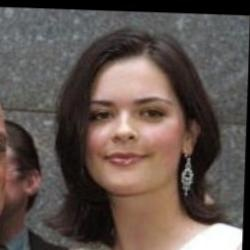
#> input picture 162.jpg, 250 x 250 px, found by its file name
$ python selective_search.py
#> lines starting #> are read from the running program, lines starting #| are printed output that depends on the picture
import cv2
import numpy as np
import skimage.segmentation
import random
import skimage.feature


# Selective Search algorithm

# step 1: calculate the first fel_segment region
# step 2: calculate the neighbour couple
# step 3: calculate the similarity dictionary
# step 4: merge regions and calculate the second merged region
# step 5: obtain e target candidate regions by secondary screening


def intersect(a, b):
    if (a["min_x"] < b["min_x"] < a["max_x"] and a["min_y"] < b["min_y"] < a["max_y"]) or \
            (a["min_x"] < b["max_x"] < a["max_x"] and a["min_y"] < b["max_y"] < a["max_y"]) or \
            (a["min_x"] < b["min_x"] < a["max_x"] and a["min_y"] < b["max_y"] < a["max_y"]) or \
            (a["min_x"] < b["max_x"] < a["max_x"] and a["min_y"] < b["min_y"] < a["max_y"]):
        return True
    return False


def calc_similarity(r1, r2, size):

    sim1 = 0
    sim2 = 0
    for a, b in zip(r1["hist_c"], r2["hist_c"]):
        sim1 = sim1 + min(a, b)
    for a, b in zip(r1["hist_t"], r2["hist_t"]):
        sim2 = sim2 + min(a, b)
    sim3 = 1.0 - (r1["size"] + r2["size"]) / size
    rect_size = (max(r1["max_x"], r2["max_x"]) - min(r1["min_x"], r2["min_x"])) * \
             (max(r1["max_y"], r2["max_y"]) - min(r1["min_y"], r2["min_y"]))
    sim4 = 1.0 - (rect_size - r1["size"] - r2["size"]) / size
    similarity = sim1 + sim2 + sim3 + sim4

    return similarity


def merge_region(r1, r2, t):
    new_size = r1["size"] + r2["size"]
    r_new = {
        "min_x": min(r1["min_x"], r2["min_x"]),
        "min_y": min(r1["min_y"], r2["min_y"]),
        "max_x": max(r1["max_x"], r2["max_x"]),
        "max_y": max(r1["max_y"], r2["max_y"]),
        "size": new_size,
        "hist_c": (
            r1["hist_c"] * r1["size"] + r2["hist_c"] * r2["size"]) / new_size,
        "hist_t": (
            r1["hist_t"] * r1["size"] + r2["hist_t"] * r2["size"]) / new_size,
        "labels": t
    }
    return r_new


# Step 1: Calculate the different categories segmented by felzenszwalb algorithm

def first_calc_fel_category(image, scale, sigma, min_size):

    fel_mask = skimage.segmentation.felzenszwalb(image, scale=scale, sigma=sigma, min_size=min_size)
    print('The picture has been segmented in these categories : ', np.max(fel_mask))   # 0-694 categories

    gray_image = cv2.cvtColor(image, cv2.COLOR_BGR2GRAY)    # (250, 250)
    texture_img = skimage.feature.local_binary_pattern(gray_image, 8, 1.0)    # (250, 250)

    # [16 lines of commented-out code are left out]

    img_append = np.zeros((fel_mask.shape[0], fel_mask.shape[1], 4))  # (250, 250, 4)
    img_append[:, :, 0:3] = image
    img_append[:, :, 3] = fel_mask

    region = {}

    # calc the min_x、in_y、max_x、max_y、label in every category
    for y, i in enumerate(img_append):
        for x, (r, g, b, l) in enumerate(i):
            if l not in region:
                region[l] = {"min_x": 0xffff, "min_y": 0xffff, "max_x": 0, "max_y": 0, "labels": l}
            if region[l]["min_x"] > x:
                region[l]["min_x"] = x
            if region[l]["min_y"] > y:
                region[l]["min_y"] = y
            if region[l]["max_x"] < x:
                region[l]["max_x"] = x
            if region[l]["max_y"] < y:
                region[l]["max_y"] = y

    for k, v in list(region.items()):

        # calc the size feature in every category
        masked_color = image[:, :, :][img_append[:, :, 3] == k]
        region[k]["size"] = len(masked_color)

        # calc the color feature in every category
        color_bin = 6
        color_hist = np.array([])

        for colour_channel in (0, 1, 2):
           c = masked_color[:, colour_channel]
           color_hist = np.concatenate([color_hist] + [np.histogram(c, color_bin, (0.0, 255.0))[0]])

        color_hist = color_hist / sum(color_hist)
        region[k]["hist_c"] = color_hist

        # calc the texture feature in every category
        texture_bin = 10
        masked_texture = texture_img[:, :][img_append[:, :, 3] == k]
        texture_hist = np.histogram(masked_texture, texture_bin, (0.0, 255.0))[0]
        texture_hist = texture_hist / sum(texture_hist)
        region[k]["hist_t"] = texture_hist

    return region


# Step 2: Calculate the neighbour couple in the first fel_segment region

def calc_neighbour_couple(region):
    r = list(region.items())
    couples = []

    for cur, a in enumerate(r[:-1]):
        for b in r[cur + 1:]:
            if intersect(a[1], b[1]):
                couples.append((a, b))

    return couples


# Step 3: Calculate the sim_dictionary in the neighbour couple

def calc_sim_dictionary(couple, total_size):

    sim_dictionary = {}

    for (ai, ar), (bi, br) in couple:
        sim_dictionary[(ai, bi)] = calc_similarity(ar, br, total_size)

    return sim_dictionary


# step 4: merge the small regions and calculate the second merged region

def second_calc_merge_category(sim_dictionary, region,  total_size):

    while sim_dictionary != {}:
        i, j = sorted(sim_dictionary.items(), key=lambda i: i[1])[-1][0]
        t = max(region.keys()) + 1.0

        region[t] = merge_region(region[i], region[j], t)
        key_to_delete = []
        for k, v in list(sim_dictionary.items()):
            if (i in k) or (j in k):
                key_to_delete.append(k)
        for k in key_to_delete:
            del sim_dictionary[k]

        for k in [a for a in key_to_delete if a != (i, j)]:
            n = k[1] if k[0] in (i, j) else k[0]
            sim_dictionary[(t, n)] = calc_similarity(region[t], region[n], total_size)

    return region


# step 5: obtain the target candidate regions by secondary screening

def calc_candidate_box(second_region, total_size):
    category = []
    for k, r in list(second_region.items()):
        category.append({'rect': (r['min_x'], r['min_y'], r['max_x'], r['max_y']), 'size': r['size']})

    candidate_box = set()
    for r in category:
        if r['rect'] in candidate_box:
            continue

        if r['size'] > total_size / 4:
            continue

        if r['size'] < total_size / 36:
            continue

        x1, y1, x2, y2 = r['rect']

        if (x2-x1) == 0 or (y2-y1) == 0:
            continue

        if (y2-y1) / (x2-x1) > 1.5 or (x2-x1) / (y2-y1) > 1.5:
            continue

        candidate_box.add(r['rect'])

    return candidate_box


img = cv2.imread('/home/archer/CODE/PF/162.jpg')
#> img is the input picture: shape (250, 250, 3); mean B, G, R 78.4, 84, 96.7
total_size = img.shape[0] * img.shape[1]
#> total_size = 62500
print('The shape of the image is : ', img.shape)    # (250, 250, 3)
#| The shape of the image is :  (250, 250, 3)

first_region = first_calc_fel_category(img, scale=20, sigma=0.9, min_size=10)
#> in first_calc_fel_category, `fel_mask = skimage.segmentation.felzenszwalb(image, scale=scale, sigma..`:
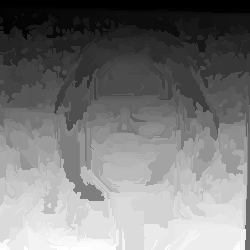
#> fel_mask: shape (250, 250) int64; min 0, max 914, mean 439.8; drawn with min black and max white
#| The picture has been segmented in these categories :  914
#> in first_calc_fel_category, `gray_image = cv2.cvtColor(image, cv2.COLOR_BGR2GRAY)`:
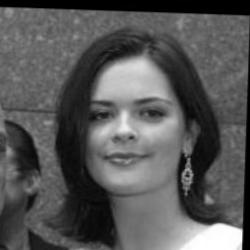
#> gray_image: shape (250, 250); min 0, max 255, mean 87.2
#> in first_calc_fel_category, `texture_img = skimage.feature.local_binary_pattern(gray_image, 8, 1.0)`:
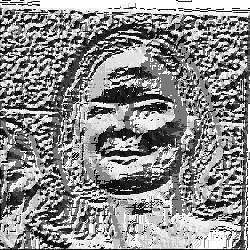
#> texture_img: shape (250, 250) float64; min 0, max 255, mean 140.1
#> in first_calc_fel_category, `img_append[:, :, 3] = fel_mask`:
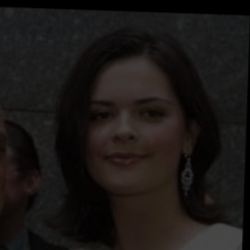
#> img_append: shape (250, 250, 4) float64; mean B, G, R, A 78.4, 84, 96.7, 439.8; drawn with min black and max white
#> after the loop in first_calc_fel_category, `for y, i in enumerate(img_append):`: region = 915 items
#> the loop in first_calc_fel_category, `for k, v in list(region.items()):` made 915 passes
#> texture_hist on passes 1 to 3: [78, 6, 1, 1, 5, 1, 1, 2, 6, 131], [9, 4, 0, 1, 0, 0, 0, 2, 1, 1525], [0.0968, 0.419, 0, 0, 0.0323, 0, 0, 0, 0.0323, 0.419]
#> first_region = 915 items
print('first segment categories: ', len(first_region))
#| first segment categories:  915

neighbour_couple = calc_neighbour_couple(first_region)
#> after the loop in calc_neighbour_couple, `for cur, a in enumerate(r[:-1]):`: couples = 2429 items
#> neighbour_couple = 2429 items
print('first neighbour_couple : ', len(neighbour_couple))
#| first neighbour_couple :  2429

sim_dictionary = calc_sim_dictionary(neighbour_couple, total_size)
#> the loop in calc_sim_dictionary, `for (ai, ar), (bi, br) in couple:` made 2429 passes
#> (ai, bi, sim3 in calc_similarity, rect_size in calc_similarity, sim4 in calc_similarity, similarity in calc_similarity) on passes 1 to 3: (1, 2, 0.975, 2080, 0.992, 3.4), (1, 3, 0.973, 2080, 0.993, 3.67), (1, 6, 0.974, 2170, 0.992, 3.95)
#> sim_dictionary = 2429 items

second_region = second_calc_merge_category(sim_dictionary, first_region, total_size)
#> the loop in second_calc_merge_category, `while sim_dictionary != {}:` made 831 passes
#> (i, j, t, new_size in merge_region) on pass 1: (1, 6, 915, 1648)
print('second merge categories: ', len(second_region))
#| second merge categories:  1746

candidate_box = calc_candidate_box(second_region, total_size)
#> the loop in calc_candidate_box, `for r in category:` made 1746 passes
#> r on passes 1 to 3: {'rect': (0, 0, 40, 5), 'size': 232}, {'rect': (41, 0, 249, 10), 'size': 1542}, {'rect': (176, 0, 191, 1), 'size': 31}
print('the candidate box we got by the selective search algorithm ： ')

flag = 1
for (x1, y1, x2, y2) in candidate_box:
    select_img = img[y1:y2, x1:x2]
    print(x1, y1, x2, y2)
    # cv2.namedWindow("select_image")
    # cv2.imshow("select_image", select_img)
    # cv2.waitKey(0)
    img_path ='/home/archer/CODE/PF/selective/' + str(flag) + '.jpg'
    cv2.imwrite(img_path, select_img)
    flag = flag + 1
#> this loop made 33 passes
#> (x1, y1, x2, y2) on passes 1 to 12: (54, 27, 220, 196), (91, 126, 191, 249), (132, 13, 247, 99), (0, 8, 143, 110), (182, 16, 247, 97), (0, 8, 135, 109), (122, 191, 178, 249), (132, 13, 247, 114), (93, 48, 178, 152), (91, 135, 191, 249), (60, 44, 123, 130), (111, 143, 191, 249)
#| 54 27 220 196
#| 91 126 191 249
#| 132 13 247 99
#| 0 8 143 110
#| 182 16 247 97
#| 0 8 135 109
#| 122 191 178 249
#| 132 13 247 114
#> (further printed lines are left out)
#> pass 1, `select_img = img[y1:y2, x1:x2]`:
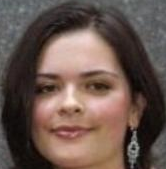
#> select_img: shape (169, 166, 3); mean B, G, R 77.8, 85.6, 104.7
#> pass 2, `select_img = img[y1:y2, x1:x2]`:
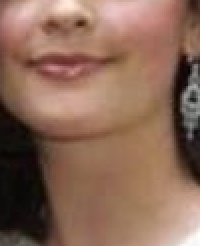
#> select_img: shape (123, 100, 3) (shown 2 times larger); mean B, G, R 87.2, 104.7, 139
#> pass 3, `select_img = img[y1:y2, x1:x2]`:
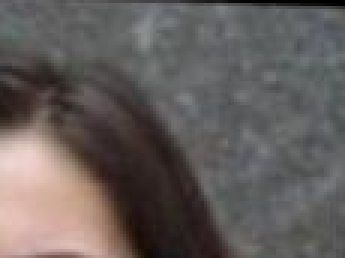
#> select_img: shape (86, 115, 3) (shown 3 times larger); mean B, G, R 91.9, 94, 100.4
